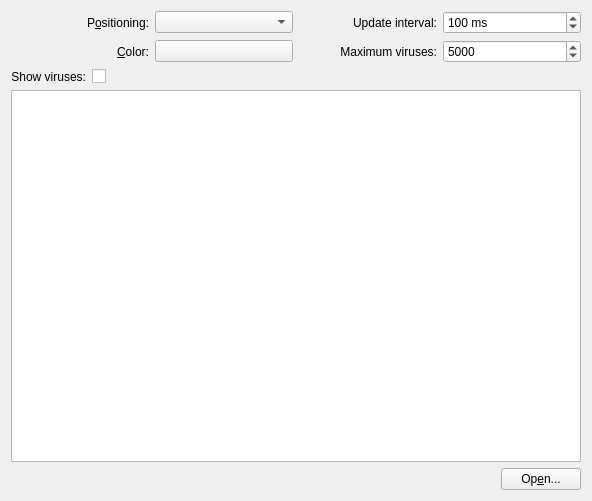
<?xml version="1.0" encoding="UTF-8"?>
<ui version="4.0">
 <class>ImageConfig</class>
 <widget class="QWidget" name="ImageConfig">
  <property name="geometry">
   <rect>
    <x>0</x>
    <y>0</y>
    <width>592</width>
    <height>501</height>
   </rect>
  </property>
  <layout class="QGridLayout" name="gridLayout_2">
   <item row="0" column="0" colspan="2">
    <layout class="QGridLayout" name="gridLayout">
     <item row="0" column="0">
      <widget class="QLabel" name="label_4">
       <property name="text">
        <string>P&amp;ositioning:</string>
       </property>
       <property name="alignment">
        <set>Qt::AlignRight|Qt::AlignTrailing|Qt::AlignVCenter</set>
       </property>
       <property name="buddy">
        <cstring>m_resizeMethod</cstring>
       </property>
      </widget>
     </item>
     <item row="0" column="1">
      <widget class="KComboBox" name="m_resizeMethod"/>
     </item>
     <item row="0" column="2">
      <widget class="QLabel" name="label_2">
       <property name="locale">
        <locale language="English" country="UnitedStates"/>
       </property>
       <property name="text">
        <string>Update interval:</string>
       </property>
       <property name="alignment">
        <set>Qt::AlignRight|Qt::AlignTrailing|Qt::AlignVCenter</set>
       </property>
       <property name="buddy">
        <cstring>m_updateInterval</cstring>
       </property>
      </widget>
     </item>
     <item row="0" column="3">
      <widget class="KIntSpinBox" name="m_updateInterval">
       <property name="suffix">
        <string> ms</string>
       </property>
       <property name="minimum">
        <number>20</number>
       </property>
       <property name="maximum">
        <number>2000</number>
       </property>
       <property name="value">
        <number>100</number>
       </property>
      </widget>
     </item>
     <item row="1" column="0">
      <widget class="QLabel" name="label_5">
       <property name="text">
        <string>&amp;Color:</string>
       </property>
       <property name="alignment">
        <set>Qt::AlignRight|Qt::AlignTrailing|Qt::AlignVCenter</set>
       </property>
       <property name="buddy">
        <cstring>m_color</cstring>
       </property>
      </widget>
     </item>
     <item row="1" column="1">
      <widget class="KColorButton" name="m_color">
       <property name="color" stdset="0">
        <color>
         <red>70</red>
         <green>90</green>
         <blue>130</blue>
        </color>
       </property>
       <property name="defaultColor" stdset="0">
        <color>
         <red>70</red>
         <green>90</green>
         <blue>130</blue>
        </color>
       </property>
      </widget>
     </item>
     <item row="1" column="2">
      <widget class="QLabel" name="label_3">
       <property name="locale">
        <locale language="English" country="UnitedStates"/>
       </property>
       <property name="text">
        <string>Maximum viruses:</string>
       </property>
       <property name="alignment">
        <set>Qt::AlignRight|Qt::AlignTrailing|Qt::AlignVCenter</set>
       </property>
       <property name="buddy">
        <cstring>m_maxCells</cstring>
       </property>
      </widget>
     </item>
     <item row="1" column="3">
      <widget class="KIntSpinBox" name="m_maxCells">
       <property name="minimum">
        <number>200</number>
       </property>
       <property name="maximum">
        <number>100000</number>
       </property>
       <property name="value">
        <number>5000</number>
       </property>
      </widget>
     </item>
    </layout>
   </item>
   <item row="1" column="0">
    <widget class="QLabel" name="label_6">
     <property name="locale">
      <locale language="English" country="UnitedStates"/>
     </property>
     <property name="text">
      <string>Show viruses:</string>
     </property>
     <property name="alignment">
      <set>Qt::AlignRight|Qt::AlignTrailing|Qt::AlignVCenter</set>
     </property>
     <property name="buddy">
      <cstring>m_showCells</cstring>
     </property>
    </widget>
   </item>
   <item row="1" column="1">
    <widget class="QCheckBox" name="m_showCells">
     <property name="text">
      <string/>
     </property>
    </widget>
   </item>
   <item row="2" column="0" colspan="2">
    <widget class="ItemsView" name="m_view">
     <property name="movement">
      <enum>QListView::Static</enum>
     </property>
     <property name="flow">
      <enum>QListView::LeftToRight</enum>
     </property>
     <property name="isWrapping" stdset="0">
      <bool>true</bool>
     </property>
     <property name="resizeMode">
      <enum>QListView::Adjust</enum>
     </property>
     <property name="layoutMode">
      <enum>QListView::Batched</enum>
     </property>
     <property name="spacing">
      <number>2</number>
     </property>
     <property name="viewMode">
      <enum>QListView::IconMode</enum>
     </property>
    </widget>
   </item>
   <item row="3" column="1">
    <layout class="QHBoxLayout" name="horizontalLayout_3">
     <item>
      <spacer name="horizontalSpacer">
       <property name="orientation">
        <enum>Qt::Horizontal</enum>
       </property>
       <property name="sizeHint" stdset="0">
        <size>
         <width>40</width>
         <height>20</height>
        </size>
       </property>
      </spacer>
     </item>
     <item>
      <widget class="KPushButton" name="m_pictureUrlButton">
       <property name="text">
        <string>Op&amp;en...</string>
       </property>
      </widget>
     </item>
    </layout>
   </item>
  </layout>
 </widget>
 <customwidgets>
  <customwidget>
   <class>ItemsView</class>
   <extends>QListView</extends>
   <header>itemsview.h</header>
  </customwidget>
  <customwidget>
   <class>KIntSpinBox</class>
   <extends>QSpinBox</extends>
   <header>knuminput.h</header>
  </customwidget>
  <customwidget>
   <class>KPushButton</class>
   <extends>QPushButton</extends>
   <header>kpushbutton.h</header>
  </customwidget>
  <customwidget>
   <class>KComboBox</class>
   <extends>QComboBox</extends>
   <header>kcombobox.h</header>
  </customwidget>
  <customwidget>
   <class>KColorButton</class>
   <extends>QPushButton</extends>
   <header>kcolorbutton.h</header>
  </customwidget>
 </customwidgets>
 <connections/>
</ui>
